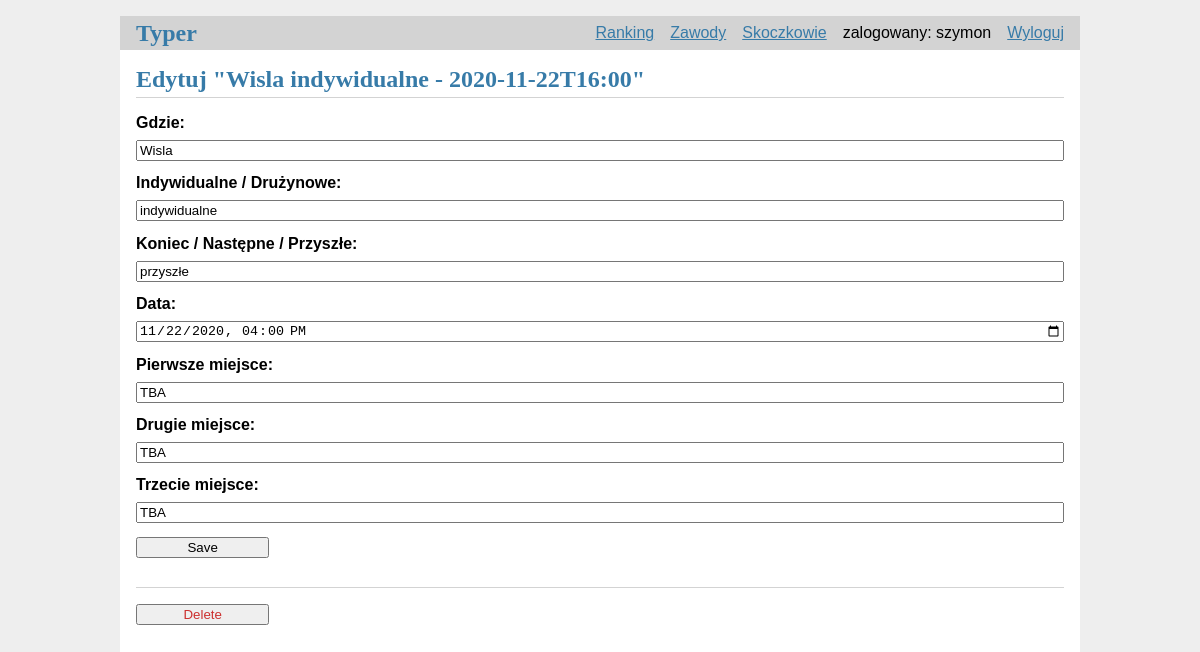
The page /tournaments/2/update (signed in) on the database as committed earlier.
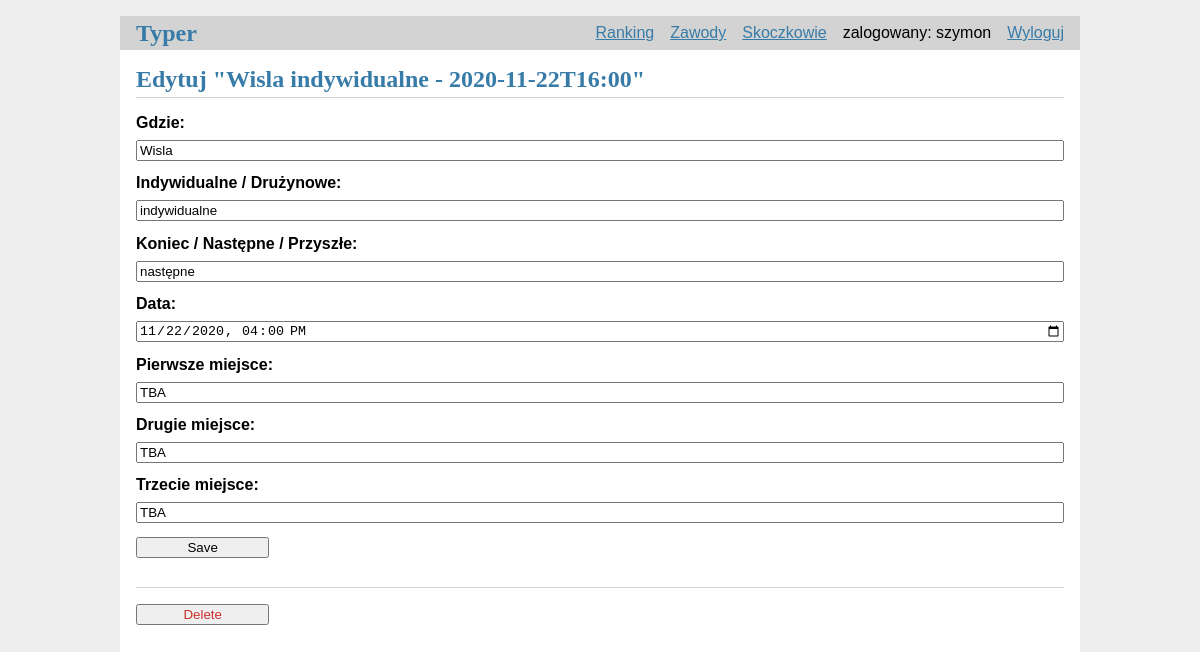
The same page on the database as committed later.
### tables this page shows
CREATE TABLE tournaments(
    id INTEGER PRIMARY KEY AUTOINCREMENT,
    place TEXT NOT NULL,
    type TEXT NOT NULL,
    date_time DATETIME NOT NULL,
    first_place TEXT NOT NULL DEFAULT "TBA",
    second_place TEXT NOT NULL DEFAULT "TBA",
    third_place TEXT NOT NULL DEFAULT "TBA",
    status TEXT NOT NULL
);

### flaskr/tournaments.py (the view, shortened to what this page needs)
@bp.route('/<int:id>/update', methods=('GET', 'POST'))
@login_required
def update(id):
    tournament = get_tournament(id)
    jumpers = get_jumpers(tournament)
    return render_template('tournaments/update.html', tournament=tournament, jumpers=jumpers)

### flaskr/auth.py (called while the page is built)
@bp.before_app_request
def load_logged_in_user():
    user_id = session.get('user_id')
    if user_id is None:
        g.user = None
    else:
        g.user = get_db().execute(
            'SELECT * FROM user WHERE id = ?', (user_id,)
        ).fetchone()

def login_required(view):
    @functools.wraps(view)
    def wrapped_view(**kwargs):
        if g.user is None:
            return redirect(url_for('auth.login'))
        return view(**kwargs)
    return wrapped_view

### flaskr/db.py (called while the page is built)
def get_db():
    if 'db' not in g:
        g.db = sqlite3.connect(
            current_app.config['DATABASE'],
            detect_types=sqlite3.PARSE_DECLTYPES
        )
        g.db.row_factory = sqlite3.Row
    return g.db

### flaskr/tournaments.py (called while the page is built)
def get_tournament(id):
    tournament = get_db().execute(
        'SELECT * FROM tournaments WHERE id = ?',
        (id,)
    ).fetchone()
    if tournament is None:
        abort(404, f"Post id {id} does not exist.")
    return tournament

### flaskr/templates/tournaments/update.html (shortened to what this page needs)
{% extends 'base.html' %}
{% block header %}
    <h1>{% block title %}Edytuj "{{ tournament['place'] }} {{ tournament['type'] }} - {{ tournament['date_time'] }}"{% endblock %}</h1>
{% endblock %}
{% block content %}
    <form method="post">
        <label for="place">Gdzie:</label>
        <input name="place" id="place"
               value="{{ request.form['place'] or tournament['place'] }}" required>
        <label for="type">Indywidualne / Drużynowe:</label>
        <input name="type"
               id="type"
               list="typy"
               value="{{ request.form['type'] or tournament['type'] }}" required>
        <label for="status">Koniec / Następne / Przyszłe:</label>
        <input name="status"
               id="status"
               list="statusy"
               value="{{ request.form['status'] or tournament['status'] }}"
               required>
        <label for="date_time">Data:</label>
        <input name="date_time"
               id="date_time"
               type="datetime-local"
               value="{{ request.form['date_time'] or tournament['date_time'] }}"
               required>
        <label for="first_place">Pierwsze miejsce:</label>
        <input name="first_place"
               id="first_place"
               list="jumpers"
               value="{{ request.form['first_place'] or tournament['first_place'] }}"
               required>
        <label for="second_place">Drugie miejsce:</label>
        <input name="second_place"
               id="second_place"
               list="jumpers"
               value="{{ request.form['second_place'] or tournament['second_place'] }}"
               required>
        <label for="third_place">Trzecie miejsce:</label>
        <input name="third_place"
               id="third_place"
               list="jumpers"
               value="{{ request.form['third_place'] or tournament['third_place'] }}"
               required>
        <input type="submit" value="Save">
    </form>
    <hr>
    <form action="{{ url_for('tournaments.delete', id=tournament['id']) }}" method="post">
        <input class="danger" type="submit" value="Delete" onclick="return confirm('Are you sure');">
    </form>
{% endblock %}

Rows that differ between the two databases and show on the page:
changed tournaments "Wisla": status "przyszłe" → "następne"
